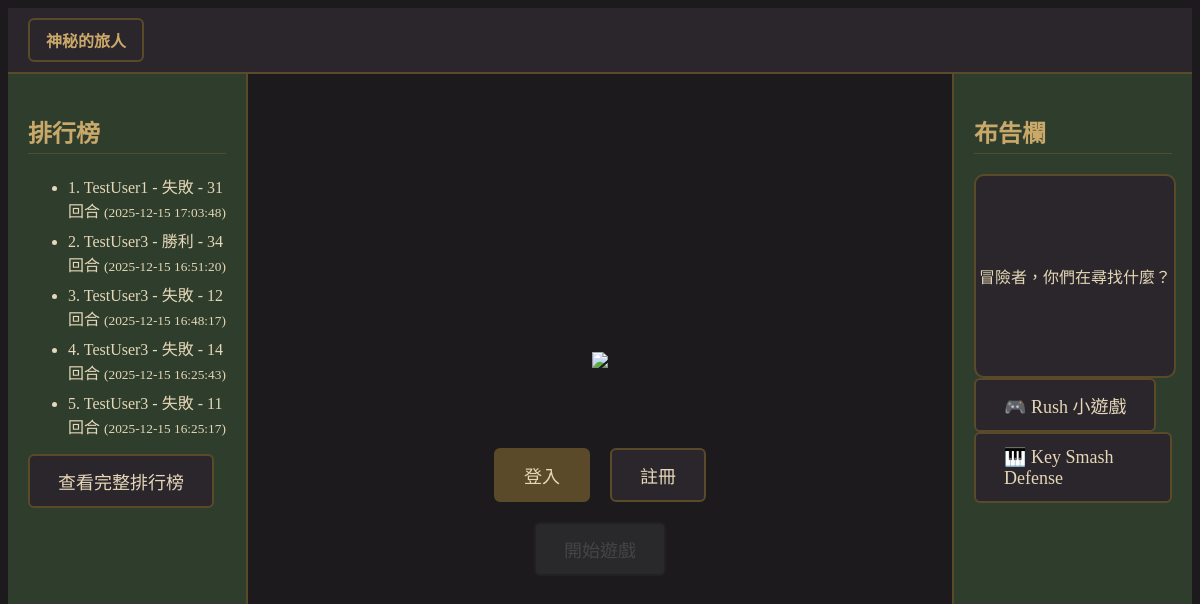
The app's page /, older data.
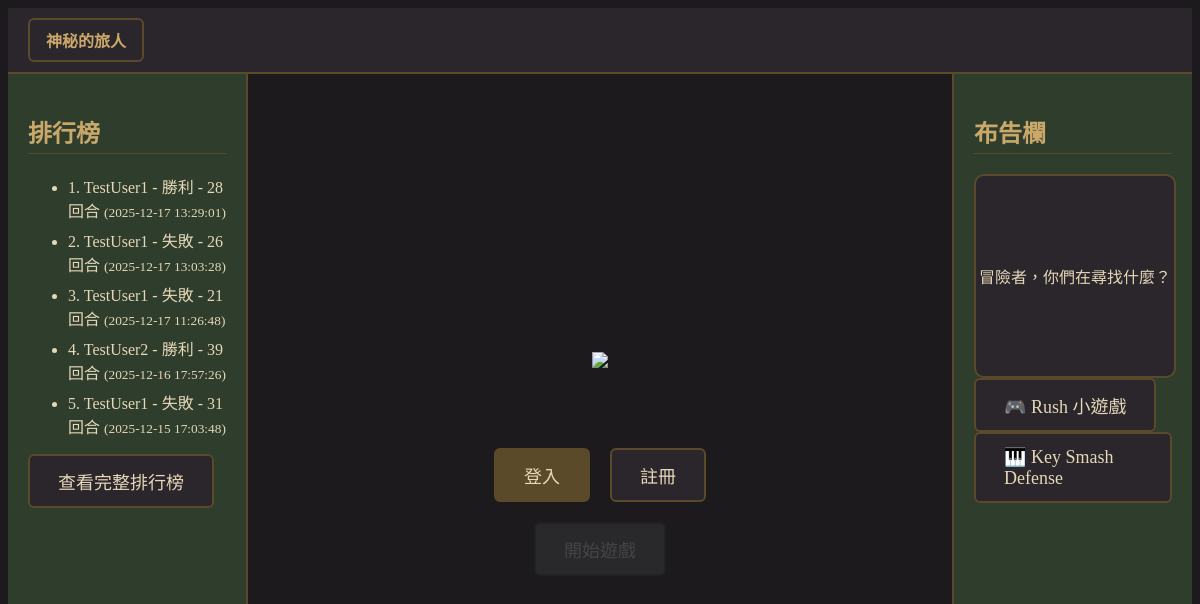
The same page, newer data.
### tables this page shows
CREATE TABLE game_records (
            record_id  INTEGER PRIMARY KEY AUTOINCREMENT,
            username   TEXT NOT NULL,
            rounds     INTEGER NOT NULL CHECK (rounds >= 1),
            winner     TEXT NOT NULL CHECK (winner IN ('player','monster')),
            played_at  TEXT NOT NULL DEFAULT (datetime('now')),
            FOREIGN KEY (username) REFERENCES players(username) ON DELETE CASCADE
        );

### app.py (the view)
@app.route("/")
def home():
    con = get_db()
    try:
        recent_records = con.execute("""
            SELECT username, winner, rounds, played_at
            FROM game_records
            ORDER BY datetime(played_at) DESC
            LIMIT 5
        """).fetchall()
    finally:
        con.close()
    return render_template("home.html",
                           recent_records=recent_records,
                           logged_in=bool(session.get("player_id")),
                           username=session.get("username"))

### app.py (called while the page is built)
def get_db():
    con = sqlite3.connect(DB_PATH)
    con.row_factory = sqlite3.Row
    return con

### templates/home.html (shortened to what this page needs)
{% extends "base.html" %}
{% block content %}
<div class="layout-container">
  <aside class="side-panel left-panel">
    <h2>
      <a href="{{ url_for('leaderboard') }}" style="text-decoration: none; color:inherit;">
        排行榜
      </a>
    </h2>
    <ul>
      {% for r in recent_records %}
      <li>
        {{loop.index}}.
        {{r["username"]}}
        - {{"勝利" if r["winner"] == "player" else "失敗"}}
        - {{r["rounds"]}} 回合
        <small>({{r["played_at"]}})</small>
      </li>
      {% else %}
      <li>目前還沒有任何遊玩紀錄</li>
      {% endfor %}
    </ul>
    <a class="btn" href="{{ url_for('leaderboard') }}">查看完整排行榜</a>
  </aside>
  <main class="main-panel">
    <div class="hero">
      <div class="hero-image-placeholder">
        <img src="{{ url_for('static', filename='img/background.png') }}">
      </div>
    </div>
    <div class="home-buttons">
      {% if not session.get('player_id') %}
        <div class="button-row">
          <a class="btn btn-primary" href="{{ url_for('login_form') }}">登入</a>
          <a class="btn btn-secondary" href="{{ url_for('register_form') }}">註冊</a>
        </div>
        <button class="btn btn-disabled" disabled title="請先登入">開始遊戲</button>
      {% endif %}
    </div>
  </main>
  <aside class="side-panel right-panel">
    <h2>布告欄</h2>
    <div class="ad-box">
      冒險者，你們在尋找什麼？
    </div>
    <a class="btn" href="/minigame/rush">🎮 Rush 小遊戲</a>
    <a class="btn" href="{{ url_for('minigame_keys') }}">🎹 Key Smash Defense</a>
  </aside>
</div>
{% endblock %}

### templates/base.html (shortened to what this page needs)
<!DOCTYPE html>
<html lang="zh-TW">
<head>
  <link rel="stylesheet" href="{{ url_for('static', filename='app.css') }}">
  <link rel="stylesheet" href="{{ url_for('static', filename='auth.css') }}">
  <link rel="stylesheet" href="{{ url_for('static', filename='userInfo.css') }}">
  <link rel="stylesheet" href="{{ url_for('static', filename='maingame.css') }}">
</head>
<body>
  <header class="nav">
    <div class="user-info" id="user-info">
      {% if session.get('player_id') %}
        <span>{{ session.get('username') }}</span>
        <button onclick="togglePopup()">冒險者手冊</button>
      {% else %}
        <button onclick="togglePopup()">神秘的旅人</button>
      {% endif %}
    </div>
  </header>
  <main>
    {% block content %}{% endblock %}
  </main>
</body>
</html>

### static/app.css (style rules this page uses)
body { background: #1C1A1D; color: #E5D7B8; font-family: "Cinzel", "Noto Sans TC", serif; }
header.nav { position:relative; height: 40px; padding: 12px 20px; background: #2A262B; display: flex; justify-content: space-between; align-items: center; color: #E5D7B8; gap: 20px; border-bottom: 2px solid #5A4A2A; }
header.nav a, .nav button { color: #E5D7B8; text-decoration: none; font-weight: bold; }
.layout-container { display: grid; grid-template-columns: 240px 1fr 240px; height: calc(100vh - 60px); }
.side-panel { background: #2F3E2C; padding: 20px; border-right: 2px solid #5A4A2A; overflow-y: auto; }
.right-panel { border-right: none; border-left: 2px solid #5A4A2A; }
.side-panel h2 { color: #C9A86A; border-bottom: 1px solid #5A4A2A; padding-bottom: 4px; }
.side-panel li { margin: 6px 0; }
.main-panel { display: flex; flex-direction: column; align-items: center; justify-content: center; }
.hero { display: flex; justify-content: center; align-items: center; padding: 40px 0; }
.hero-image-placeholder { max-width: 600px; width: 100%; height: auto; color: #C9A86A; font-size: 22px; text-align: center; display: flex; align-items: center; justify-content: center; margin-bottom: 40px; }
.hero-image-placeholder img { width: 100%; height: auto; display: block; }
.home-buttons { text-align: center; }
.button-row { display: flex; gap: 20px; margin-bottom: 20px; justify-content: center; }
.btn { padding: 12px 28px; border-radius: 6px; border: 2px solid #5A4A2A; background: #2A262B; color: #E5D7B8; cursor: pointer; text-decoration: none; font-size: 18px; transition: 0.25s; display: inline-block; }
.btn-primary { background: #5A4A2A; color: #E5D7B8; }
.btn-secondary { background: #2A262B; }
.btn-disabled { background: #3A3A3A; border-color: #2A2A2A; color: #777; }
.ad-box { width: 100%; height: 200px; background: #2A262B; border: 2px solid #5A4A2A; border-radius: 10px; display: flex; align-items: center; justify-content: center; }

### static/userInfo.css (style rules this page uses)
.user-info { position: absolute; left: 20px; top: 50%; transform: translateY(-50%); color: #E5D7B8; font-size: 16px; }
.user-info button { background: #2A262B; color: #C9A86A; border: 2px solid #5A4A2A; padding: 8px 16px; border-radius: 6px; cursor: pointer; font-size: 16px; }

### static/maingame.css (style rules this page uses)
.btn { transition: transform .08s ease, filter .15s ease, opacity .15s ease; }
.btn:disabled { opacity: .45; filter: grayscale(1); cursor: not-allowed; transform: none; }

Row changes from the older to the newer data that the page shows:
removed game_records: username "TestUser3", winner "勝利", rounds "34", played_at "2025-12-15 16:51:20"
removed game_records: username "TestUser3", winner "失敗", rounds "12", played_at "2025-12-15 16:48:17"
removed game_records: username "TestUser3", winner "失敗", rounds "14", played_at "2025-12-15 16:25:43"
removed game_records: username "TestUser3", winner "失敗", rounds "11", played_at "2025-12-15 16:25:17"
added game_records: username "TestUser1", winner "勝利", rounds "28", played_at "2025-12-17 13:29:01"
added game_records: username "TestUser1", winner "失敗", rounds "26", played_at "2025-12-17 13:03:28"
added game_records: username "TestUser1", winner "失敗", rounds "21", played_at "2025-12-17 11:26:48"
added game_records: username "TestUser2", winner "勝利", rounds "39", played_at "2025-12-16 17:57:26"
